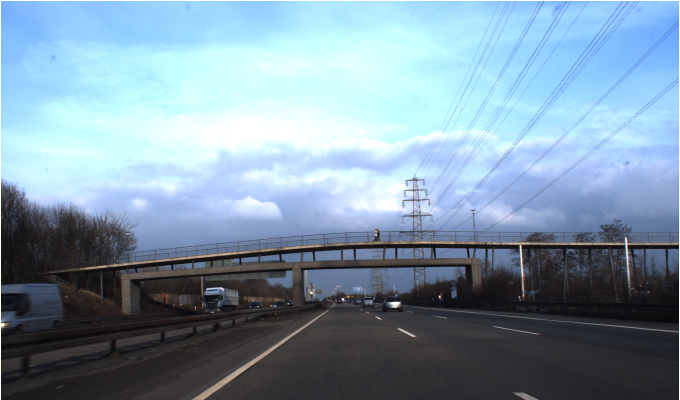
#> input picture path_img/00000.ppm, 1360 x 800 px (shown at 1/2 size)
$ python test_image_op.py
#> lines starting #> are read from the running program, lines starting #| are printed output that depends on the picture; after the words box and inside, x2 and y2 are one past the last pixel; in counts of white or black regions, pixels touching at a corner belong together
import numpy as np
import matplotlib.pyplot as plt
import skimage.io
from skimage import data, filters, color, morphology
from skimage.segmentation import flood, flood_fill
from PIL import Image

# source ~/anaconda3/bin/deactivate base

image_array = skimage.io.imread(fname="../path_img/00000.ppm")
#> image_array is the input picture: shape (800, 1360, 3); mean R, G, B 126.1, 149.9, 167.5
print(type(image_array))
#| <class 'numpy.ndarray'>

cat = data.chelsea()
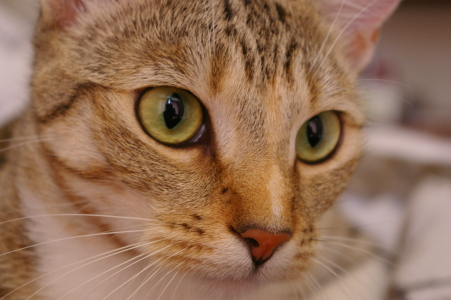
#> input picture skimage.data.chelsea(), 451 x 300 px
#> cat is the input picture: shape (300, 451, 3); mean R, G, B 147.7, 111.4, 86.8

# Change the cameraman's coat from dark to light (255).  The seed point is
# chosen as (155, 150)
print(cat.shape, type(cat))
#| (300, 451, 3) <class 'numpy.ndarray'>
cat_sobel = filters.sobel(cat[..., 0])
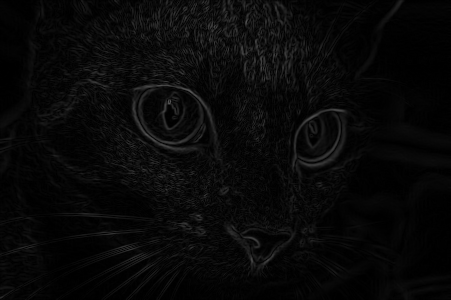
#> cat_sobel: shape (300, 451) float64; min 0, max 0.342, mean 0.0337
cat_nose = flood(cat_sobel, (240, 265), tolerance=0.03)
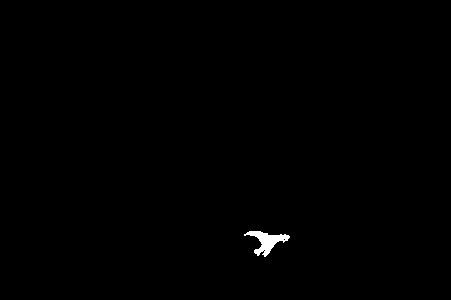
#> cat_nose: shape (300, 451) bool; 0.35% white; 1 white region, box (x1, y1, x2, y2) and area: (244, 231, 290, 257) 480
print(cat_nose.shape, type(cat_nose))
#| (300, 451) <class 'numpy.ndarray'>
fig, ax = plt.subplots(nrows=3, figsize=(10, 20))

ax[0].imshow(cat)
ax[0].set_title('Original')
ax[0].axis('off')

ax[1].imshow(cat_sobel)
ax[1].set_title('Sobel filtered')
ax[1].axis('off')

# ax[2].imshow(image_array)
ax[2].imshow(cat_nose)
ax[2].plot(265, 240, 'wo')  # seed point
ax[2].set_title('Nose segmented with `flood`')
ax[2].axis('off')

fig.tight_layout()
plt.show()
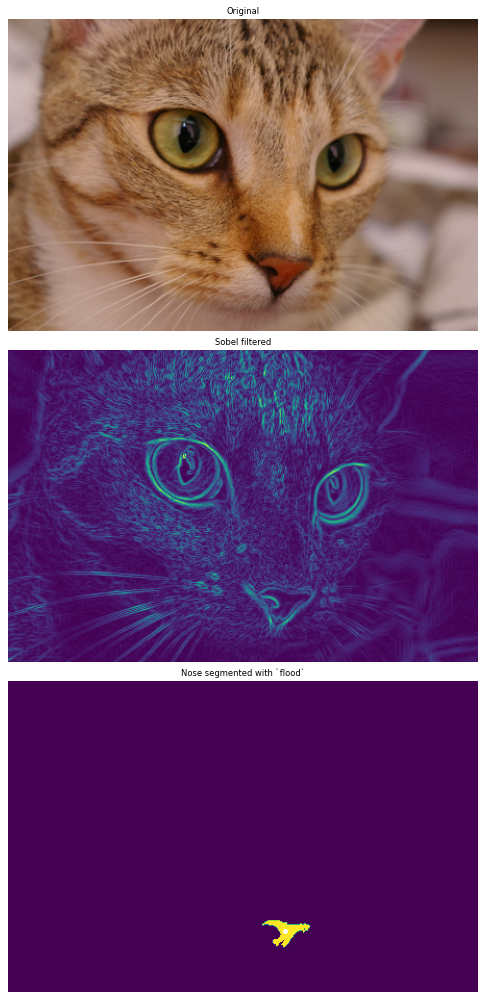
#> figure drawn by matplotlib, 3 panels

$ run again, with path_img/00001.ppm copied over path_img/00000.ppm
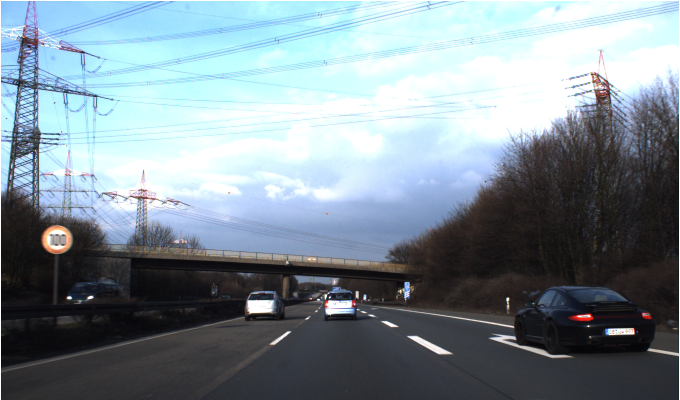
#> input picture path_img/00001.ppm, 1360 x 800 px (shown at 1/2 size)
#> image_array is the input picture: shape (800, 1360, 3); mean R, G, B 126.2, 140.4, 149
#| <class 'numpy.ndarray'>
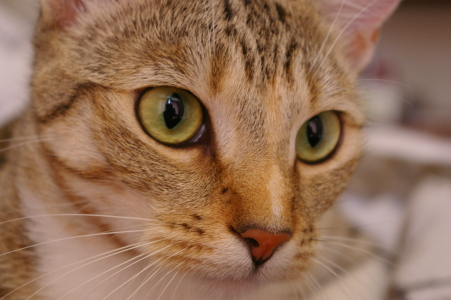
#> input picture skimage.data.chelsea(), 451 x 300 px
#> cat is the input picture: shape (300, 451, 3); mean R, G, B 147.7, 111.4, 86.8
#| (300, 451, 3) <class 'numpy.ndarray'>
#> cat_nose: shape (300, 451) bool; 0.35% white; 1 white region, box (x1, y1, x2, y2) and area: (244, 231, 290, 257) 480
#| (300, 451) <class 'numpy.ndarray'>

$ run again, with path_img/00002.ppm copied over path_img/00000.ppm
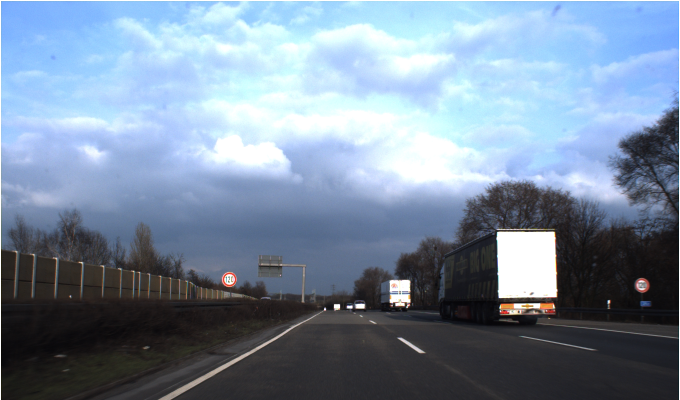
#> input picture path_img/00002.ppm, 1360 x 800 px (shown at 1/2 size)
#> image_array is the input picture: shape (800, 1360, 3); mean R, G, B 120.8, 138.1, 158
#| <class 'numpy.ndarray'>
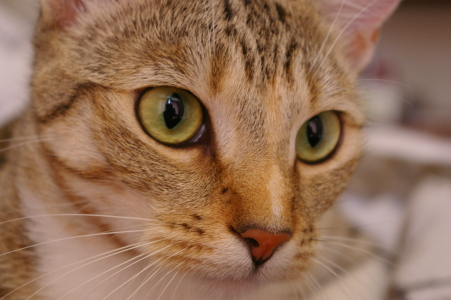
#> input picture skimage.data.chelsea(), 451 x 300 px
#> cat is the input picture: shape (300, 451, 3); mean R, G, B 147.7, 111.4, 86.8
#| (300, 451, 3) <class 'numpy.ndarray'>
#> cat_nose: shape (300, 451) bool; 0.35% white; 1 white region, box (x1, y1, x2, y2) and area: (244, 231, 290, 257) 480
#| (300, 451) <class 'numpy.ndarray'>

$ run again, with path_img/00003.ppm copied over path_img/00000.ppm
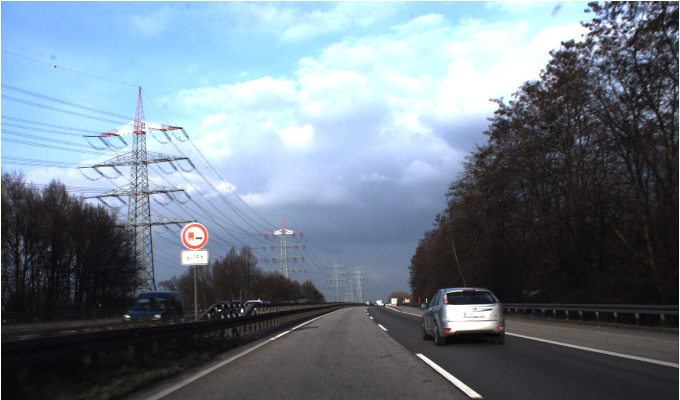
#> input picture path_img/00003.ppm, 1360 x 800 px (shown at 1/2 size)
#> image_array is the input picture: shape (800, 1360, 3); mean R, G, B 110.4, 123.7, 136.3
#| <class 'numpy.ndarray'>
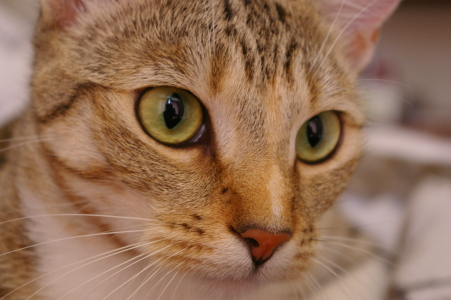
#> input picture skimage.data.chelsea(), 451 x 300 px
#> cat is the input picture: shape (300, 451, 3); mean R, G, B 147.7, 111.4, 86.8
#| (300, 451, 3) <class 'numpy.ndarray'>
#> cat_nose: shape (300, 451) bool; 0.35% white; 1 white region, box (x1, y1, x2, y2) and area: (244, 231, 290, 257) 480
#| (300, 451) <class 'numpy.ndarray'>
